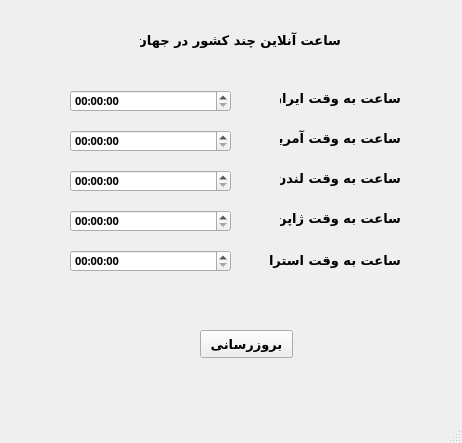
<?xml version="1.0" encoding="UTF-8"?>
<ui version="4.0">
 <class>world_clock</class>
 <widget class="QMainWindow" name="world_clock">
  <property name="geometry">
   <rect>
    <x>0</x>
    <y>0</y>
    <width>462</width>
    <height>443</height>
   </rect>
  </property>
  <property name="windowTitle">
   <string>world clock</string>
  </property>
  <widget class="QWidget" name="centralwidget">
   <widget class="QLabel" name="label">
    <property name="geometry">
     <rect>
      <x>280</x>
      <y>90</y>
      <width>121</width>
      <height>16</height>
     </rect>
    </property>
    <property name="font">
     <font>
      <family>B Nazanin</family>
      <pointsize>10</pointsize>
      <weight>75</weight>
      <bold>true</bold>
     </font>
    </property>
    <property name="text">
     <string>ساعت به وقت ایران</string>
    </property>
   </widget>
   <widget class="QLabel" name="label_2">
    <property name="geometry">
     <rect>
      <x>280</x>
      <y>130</y>
      <width>121</width>
      <height>16</height>
     </rect>
    </property>
    <property name="font">
     <font>
      <family>B Nazanin</family>
      <pointsize>10</pointsize>
      <weight>75</weight>
      <bold>true</bold>
     </font>
    </property>
    <property name="text">
     <string>ساعت به وقت آمریکا</string>
    </property>
   </widget>
   <widget class="QLabel" name="label_3">
    <property name="geometry">
     <rect>
      <x>280</x>
      <y>170</y>
      <width>121</width>
      <height>16</height>
     </rect>
    </property>
    <property name="font">
     <font>
      <family>B Nazanin</family>
      <pointsize>10</pointsize>
      <weight>75</weight>
      <bold>true</bold>
     </font>
    </property>
    <property name="text">
     <string>ساعت به وقت لندن</string>
    </property>
   </widget>
   <widget class="QLabel" name="label_4">
    <property name="geometry">
     <rect>
      <x>280</x>
      <y>210</y>
      <width>121</width>
      <height>16</height>
     </rect>
    </property>
    <property name="font">
     <font>
      <family>B Nazanin</family>
      <pointsize>10</pointsize>
      <weight>75</weight>
      <bold>true</bold>
     </font>
    </property>
    <property name="text">
     <string>ساعت به وقت ژاپن</string>
    </property>
   </widget>
   <widget class="QLabel" name="label_5">
    <property name="geometry">
     <rect>
      <x>270</x>
      <y>250</y>
      <width>131</width>
      <height>20</height>
     </rect>
    </property>
    <property name="font">
     <font>
      <family>B Nazanin</family>
      <pointsize>10</pointsize>
      <weight>75</weight>
      <bold>true</bold>
     </font>
    </property>
    <property name="text">
     <string>ساعت به وقت استرالیا</string>
    </property>
   </widget>
   <widget class="QTimeEdit" name="timeEdit">
    <property name="geometry">
     <rect>
      <x>70</x>
      <y>90</y>
      <width>161</width>
      <height>22</height>
     </rect>
    </property>
    <property name="font">
     <font>
      <family>8514oem</family>
      <pointsize>8</pointsize>
      <weight>75</weight>
      <bold>true</bold>
     </font>
    </property>
   </widget>
   <widget class="QTimeEdit" name="timeEdit_2">
    <property name="geometry">
     <rect>
      <x>70</x>
      <y>130</y>
      <width>161</width>
      <height>22</height>
     </rect>
    </property>
    <property name="font">
     <font>
      <family>8514oem</family>
      <pointsize>8</pointsize>
      <weight>75</weight>
      <bold>true</bold>
     </font>
    </property>
   </widget>
   <widget class="QTimeEdit" name="timeEdit_3">
    <property name="geometry">
     <rect>
      <x>70</x>
      <y>170</y>
      <width>161</width>
      <height>22</height>
     </rect>
    </property>
    <property name="font">
     <font>
      <family>8514oem</family>
      <pointsize>8</pointsize>
      <weight>75</weight>
      <bold>true</bold>
     </font>
    </property>
   </widget>
   <widget class="QTimeEdit" name="timeEdit_4">
    <property name="geometry">
     <rect>
      <x>70</x>
      <y>210</y>
      <width>161</width>
      <height>22</height>
     </rect>
    </property>
    <property name="font">
     <font>
      <family>8514oem</family>
      <pointsize>8</pointsize>
      <weight>75</weight>
      <bold>true</bold>
     </font>
    </property>
   </widget>
   <widget class="QTimeEdit" name="timeEdit_5">
    <property name="geometry">
     <rect>
      <x>70</x>
      <y>250</y>
      <width>161</width>
      <height>22</height>
     </rect>
    </property>
    <property name="font">
     <font>
      <family>8514oem</family>
      <pointsize>8</pointsize>
      <weight>75</weight>
      <bold>true</bold>
     </font>
    </property>
   </widget>
   <widget class="QPushButton" name="update_button">
    <property name="geometry">
     <rect>
      <x>200</x>
      <y>330</y>
      <width>93</width>
      <height>28</height>
     </rect>
    </property>
    <property name="font">
     <font>
      <family>B Nazanin</family>
      <pointsize>10</pointsize>
      <weight>75</weight>
      <bold>true</bold>
     </font>
    </property>
    <property name="text">
     <string>بروزرسانی</string>
    </property>
   </widget>
   <widget class="QLabel" name="label_6">
    <property name="geometry">
     <rect>
      <x>140</x>
      <y>30</y>
      <width>201</width>
      <height>20</height>
     </rect>
    </property>
    <property name="font">
     <font>
      <family>B Titr</family>
      <pointsize>10</pointsize>
      <weight>75</weight>
      <bold>true</bold>
     </font>
    </property>
    <property name="text">
     <string>ساعت آنلاین چند کشور در جهان</string>
    </property>
   </widget>
  </widget>
  <widget class="QStatusBar" name="statusbar"/>
 </widget>
 <resources/>
 <connections/>
</ui>
